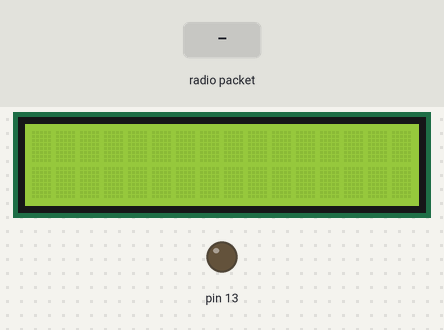
Bench run of a sketch on a simulated Arduino Uno, built with avr-gcc and run on an emulated ATmega328P. On the bench: 16×2 character LCD, output pins drawn as LEDs (lit = HIGH). Inputs (shaded band) come from the test bench. No radio packets arrive unless stated.

Above: at 1.2 s.
1.3 s: radio packet "1" arrives
At 2.2 s:
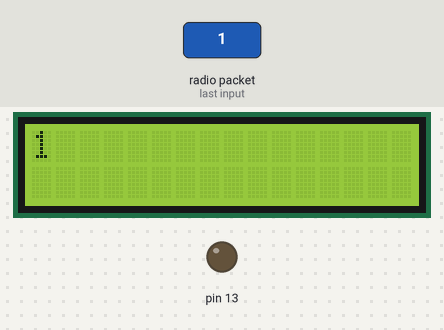
2.8 s: radio packet "0" arrives
At 3.3 s:
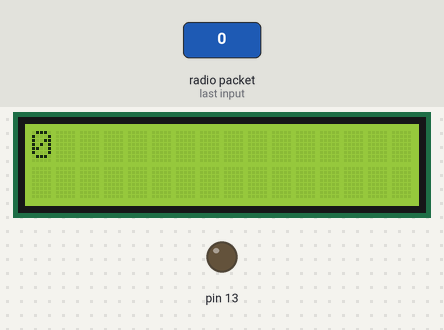
4.3 s: radio packet "2" arrives
At 5.7 s:
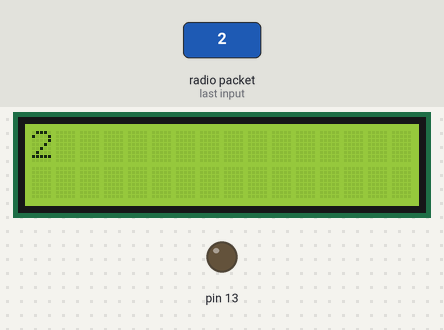
Timing chart, 0 to 7.3 s (numbered marks = the images above; inputs shaded):
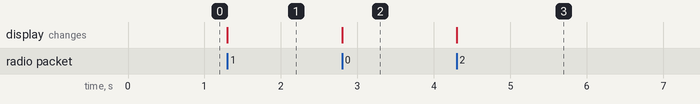

The sketch:

RC_receiver_plus_lcd.ino
```cpp
#include <LiquidCrystal.h>
#include <VirtualWire.h>
//do pinu 11 arduino // 17 pin fizyczny atmega 8
//autor Hubert Korgul 2016

LiquidCrystal lcd(10, 9, 5, 4, 3, 2);

void setup() {
  vw_set_ptt_inverted(true);
  vw_setup(2000);

  vw_rx_start();

  lcd.begin(16, 2);
  lcd.print("");
  pinMode(13, OUTPUT);
}

void loop() {
  uint8_t buf[VW_MAX_MESSAGE_LEN];
  uint8_t buflen = VW_MAX_MESSAGE_LEN;

  if (vw_get_message(buf, &buflen))
    {
	int i;

        digitalWrite(13, HIGH);

	for (i = 0; i < buflen; i++)
	{
	    //Serial.print(buf[i], HEX);
	    lcd.print((char)buf[i]);
            if(i == 15)
              lcd.setCursor(0, 1);
	}
        digitalWrite(13, LOW);
        lcd.setCursor(0, 0);
    }
}
```

Measured:
- after the input at 1.3 s, the display: changes at once (image 1)
- after the input at 2.8 s, the display: changes at once (image 2)
- after the input at 4.3 s, the display: changes at once (image 3)
